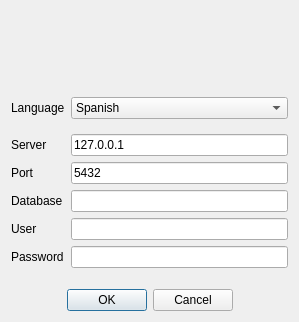
<?xml version="1.0" encoding="UTF-8"?>
<ui version="4.0">
 <class>frmAccess</class>
 <widget class="QDialog" name="frmAccess">
  <property name="windowModality">
   <enum>Qt::WindowModal</enum>
  </property>
  <property name="geometry">
   <rect>
    <x>0</x>
    <y>0</y>
    <width>299</width>
    <height>322</height>
   </rect>
  </property>
  <property name="sizePolicy">
   <sizepolicy hsizetype="Fixed" vsizetype="Fixed">
    <horstretch>0</horstretch>
    <verstretch>0</verstretch>
   </sizepolicy>
  </property>
  <property name="windowIcon">
   <iconset>
    <normaloff>:/images/kmplot.jpg</normaloff>:/images/kmplot.jpg</iconset>
  </property>
  <property name="modal">
   <bool>true</bool>
  </property>
  <layout class="QHBoxLayout" name="horizontalLayout_3">
   <item>
    <layout class="QVBoxLayout" name="verticalLayout">
     <item>
      <layout class="QHBoxLayout" name="horizontalLayout_2">
       <item>
        <spacer name="horizontalSpacer_2">
         <property name="orientation">
          <enum>Qt::Horizontal</enum>
         </property>
         <property name="sizeHint" stdset="0">
          <size>
           <width>40</width>
           <height>20</height>
          </size>
         </property>
        </spacer>
       </item>
       <item>
        <widget class="QLabel" name="lbl">
         <property name="sizePolicy">
          <sizepolicy hsizetype="Fixed" vsizetype="Fixed">
           <horstretch>0</horstretch>
           <verstretch>0</verstretch>
          </sizepolicy>
         </property>
         <property name="minimumSize">
          <size>
           <width>80</width>
           <height>80</height>
          </size>
         </property>
         <property name="maximumSize">
          <size>
           <width>80</width>
           <height>80</height>
          </size>
         </property>
         <property name="text">
          <string/>
         </property>
         <property name="pixmap">
          <pixmap resource="../images/xulpymoney.qrc">:/xulpymoney/keko.png</pixmap>
         </property>
         <property name="scaledContents">
          <bool>true</bool>
         </property>
         <property name="alignment">
          <set>Qt::AlignCenter</set>
         </property>
        </widget>
       </item>
       <item>
        <spacer name="horizontalSpacer">
         <property name="orientation">
          <enum>Qt::Horizontal</enum>
         </property>
         <property name="sizeHint" stdset="0">
          <size>
           <width>40</width>
           <height>20</height>
          </size>
         </property>
        </spacer>
       </item>
      </layout>
     </item>
     <item>
      <layout class="QFormLayout" name="formLayout">
       <property name="fieldGrowthPolicy">
        <enum>QFormLayout::ExpandingFieldsGrow</enum>
       </property>
       <item row="2" column="0">
        <widget class="QLabel" name="lblServer">
         <property name="text">
          <string>Server</string>
         </property>
        </widget>
       </item>
       <item row="2" column="1">
        <widget class="QLineEdit" name="txtServer">
         <property name="inputMethodHints">
          <set>Qt::ImhNone</set>
         </property>
         <property name="text">
          <string>127.0.0.1</string>
         </property>
         <property name="echoMode">
          <enum>QLineEdit::Normal</enum>
         </property>
        </widget>
       </item>
       <item row="3" column="0">
        <widget class="QLabel" name="lblPort">
         <property name="text">
          <string>Port</string>
         </property>
        </widget>
       </item>
       <item row="3" column="1">
        <widget class="QLineEdit" name="txtPort">
         <property name="text">
          <string>5432</string>
         </property>
        </widget>
       </item>
       <item row="4" column="0">
        <widget class="QLabel" name="lblDatabase">
         <property name="text">
          <string>Database</string>
         </property>
        </widget>
       </item>
       <item row="5" column="0">
        <widget class="QLabel" name="lblUser">
         <property name="text">
          <string>User</string>
         </property>
        </widget>
       </item>
       <item row="5" column="1">
        <widget class="QLineEdit" name="txtUser"/>
       </item>
       <item row="6" column="0">
        <widget class="QLabel" name="lblPass">
         <property name="text">
          <string>Password</string>
         </property>
        </widget>
       </item>
       <item row="6" column="1">
        <widget class="QLineEdit" name="txtPass">
         <property name="sizePolicy">
          <sizepolicy hsizetype="Expanding" vsizetype="Fixed">
           <horstretch>0</horstretch>
           <verstretch>0</verstretch>
          </sizepolicy>
         </property>
         <property name="inputMethodHints">
          <set>Qt::ImhHiddenText|Qt::ImhNoAutoUppercase|Qt::ImhNoPredictiveText</set>
         </property>
         <property name="echoMode">
          <enum>QLineEdit::Password</enum>
         </property>
        </widget>
       </item>
       <item row="0" column="0">
        <widget class="QLabel" name="label">
         <property name="text">
          <string>Language</string>
         </property>
        </widget>
       </item>
       <item row="0" column="1">
        <widget class="QComboBox" name="cmbLanguage">
         <property name="sizePolicy">
          <sizepolicy hsizetype="Expanding" vsizetype="Fixed">
           <horstretch>0</horstretch>
           <verstretch>0</verstretch>
          </sizepolicy>
         </property>
         <item>
          <property name="text">
           <string>Spanish</string>
          </property>
          <property name="icon">
           <iconset resource="../images/xulpymoney.qrc">
            <normaloff>:/countries/spain.gif</normaloff>:/countries/spain.gif</iconset>
          </property>
         </item>
         <item>
          <property name="text">
           <string>English</string>
          </property>
          <property name="icon">
           <iconset resource="../images/xulpymoney.qrc">
            <normaloff>:/countries/uk.gif</normaloff>:/countries/uk.gif</iconset>
          </property>
         </item>
        </widget>
       </item>
       <item row="1" column="1">
        <widget class="Line" name="line">
         <property name="orientation">
          <enum>Qt::Horizontal</enum>
         </property>
        </widget>
       </item>
       <item row="4" column="1">
        <layout class="QHBoxLayout" name="horizontalLayout">
         <item>
          <widget class="QLineEdit" name="txtDB"/>
         </item>
        </layout>
       </item>
      </layout>
     </item>
     <item>
      <widget class="QDialogButtonBox" name="cmdYN">
       <property name="sizePolicy">
        <sizepolicy hsizetype="Expanding" vsizetype="Fixed">
         <horstretch>0</horstretch>
         <verstretch>0</verstretch>
        </sizepolicy>
       </property>
       <property name="locale">
        <locale language="English" country="UnitedKingdom"/>
       </property>
       <property name="standardButtons">
        <set>QDialogButtonBox::Cancel|QDialogButtonBox::Ok</set>
       </property>
       <property name="centerButtons">
        <bool>true</bool>
       </property>
      </widget>
     </item>
    </layout>
   </item>
  </layout>
 </widget>
 <tabstops>
  <tabstop>cmdYN</tabstop>
  <tabstop>cmbLanguage</tabstop>
  <tabstop>txtServer</tabstop>
  <tabstop>txtPort</tabstop>
  <tabstop>txtDB</tabstop>
  <tabstop>txtUser</tabstop>
  <tabstop>txtPass</tabstop>
 </tabstops>
 <resources>
  <include location="../images/xulpymoney.qrc"/>
  <include location="../images/xulpymoney.qrc"/>
  <include location="../images/xulpymoney.qrc"/>
  <include location="../images/xulpymoney.qrc"/>
 </resources>
 <connections/>
</ui>
